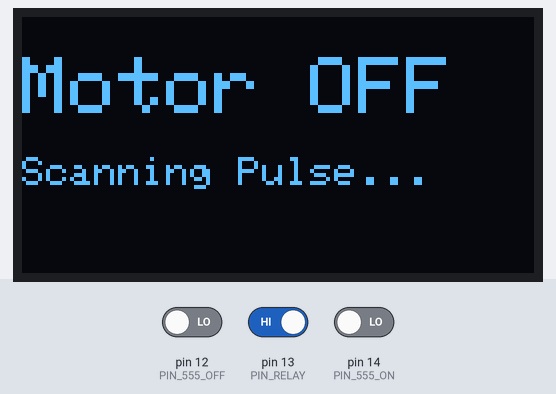
The sketch below on a simulated Arduino Uno, built with avr-gcc and run on an emulated ATmega328P. Shown: 128×64 one-colour display. The test bench sets the inputs (shaded band); at power-on: pin 12 (PIN_555_OFF) LOW, pin 13 (PIN_RELAY) HIGH, pin 14 (PIN_555_ON) LOW. What the sketch prints to the serial monitor is not drawn.

Above: at 2.2 s.
2.3 s: pin 12 (PIN_555_OFF) driven HIGH
At 2.7 s:
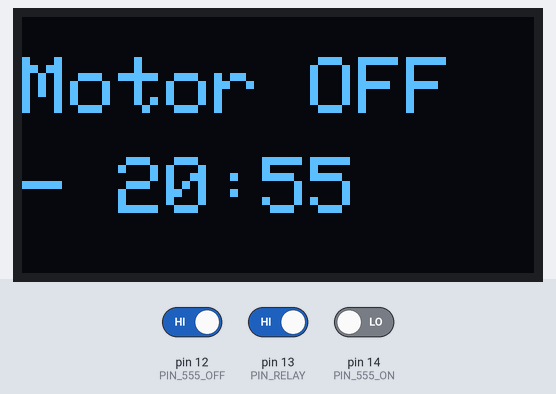
3.9 s: pin 13 (PIN_RELAY) driven LOW
At 4.3 s:
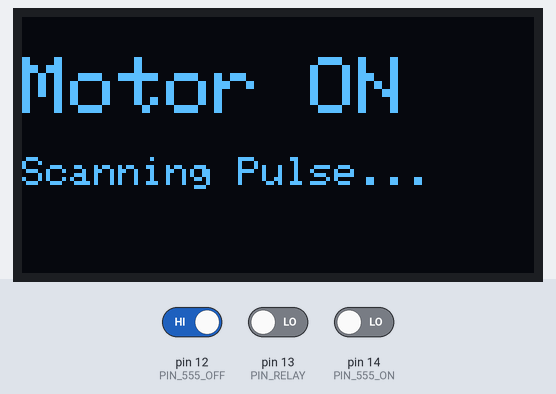
5.5 s: pin 14 (PIN_555_ON) driven HIGH
At 6.8 s:
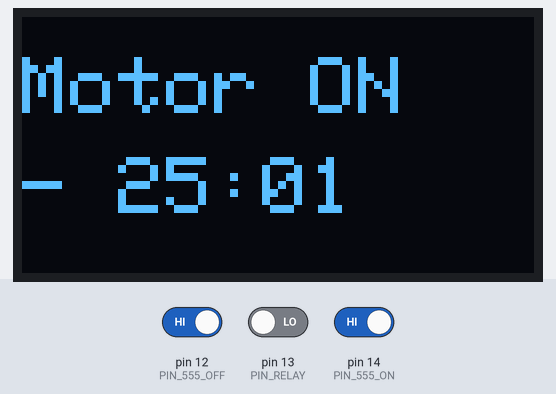
7.1 s: pin 13 (PIN_RELAY) driven HIGH
At 8.4 s:
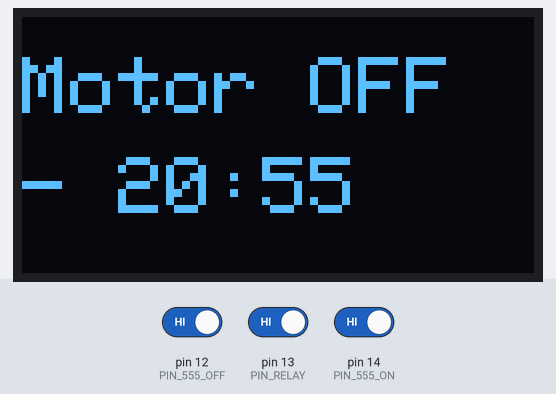
8.7 s: pin 13 (PIN_RELAY) driven LOW
At 10.2 s:
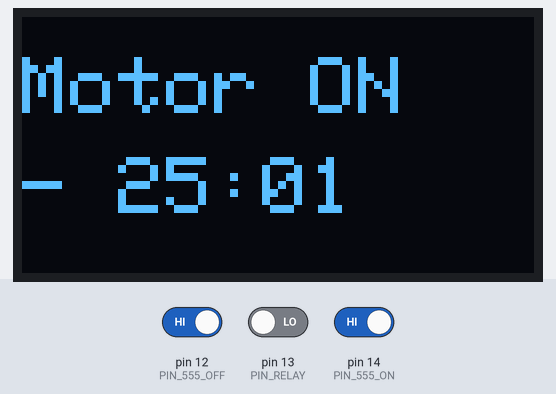
Timing chart, 0 to 11.4 s (numbered marks = the images above; inputs shaded):
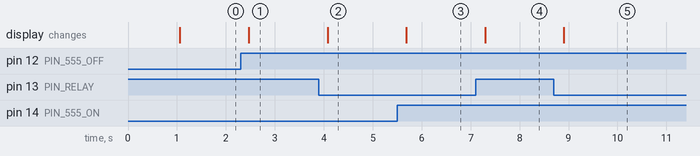

The sketch:

OLED_Display_Code.ino
```cpp
#include <Wire.h>
#include <Adafruit_GFX.h>
#include <Adafruit_SSD1306.h>

#define SCREEN_WIDTH 128
#define SCREEN_HEIGHT 64
#define OLED_RESET -1
Adafruit_SSD1306 display(SCREEN_WIDTH, SCREEN_HEIGHT, &Wire, OLED_RESET);

// Pin Definitions
const int PIN_555_ON   = 14; // D5
const int PIN_555_OFF  = 12; // D6
const int PIN_RELAY    = 13; // D7
const int PIN_BUTTON   = 0;  // D3

// Timing Multipliers for Binary Counters
const unsigned long COUNTER_ON_MAX = 16384;  // 2^14
const unsigned long COUNTER_OFF_MAX = 32768; // 2^15

// Variables for Measuring & Counting 555 ON Pulses
unsigned long lastMicrosON = 0;
unsigned long periodON = 0;
int lastStateON = LOW;
unsigned long pulsesON = 0;

// Variables for Measuring & Counting 555 OFF Pulses
unsigned long lastMicrosOFF = 0;
unsigned long periodOFF = 0;
int lastStateOFF = LOW;
unsigned long pulsesOFF = 0;

// Mode Tracking (Relay State)
int lastRelayState = HIGH; // Default to HIGH (Motor OFF in Active-LOW logic)

// Button & UI State
bool showConfiguredTimes = false;
int lastButtonState = HIGH;
unsigned long lastDebounceTime = 0;
unsigned long debounceDelay = 50;

// Display & Serial refresh timers
unsigned long lastDisplayUpdate = 0;
unsigned long lastSerialUpdate = 0;

void setup() {
  Serial.begin(115200);
  delay(1000); // Give Serial Monitor time to connect
  Serial.println(F("\n--- SYSTEM BOOT ---"));

  pinMode(PIN_555_ON, INPUT);
  pinMode(PIN_555_OFF, INPUT);
  pinMode(PIN_RELAY, INPUT);
  pinMode(PIN_BUTTON, INPUT_PULLUP);

  if(!display.begin(SSD1306_SWITCHCAPVCC, 0x3C)) {
    Serial.println(F("CRITICAL: OLED failed to initialize"));
    for(;;);
  }

  display.clearDisplay();
  display.setTextColor(SSD1306_WHITE);

  lastRelayState = digitalRead(PIN_RELAY);
  Serial.print(F("Initial Relay State: "));
  // INVERTED LOGIC: LOW is Motor ON
  Serial.println(lastRelayState == LOW ? F("MOTOR ON") : F("MOTOR OFF"));
}

// Helper: Format and print time to OLED strictly in HH:MM
void printFormattedTime(unsigned long long ms) {
  unsigned long totalMinutes = ms / 60000ULL;
  unsigned int hours = totalMinutes / 60;
  unsigned int minutes = totalMinutes % 60;

  if (hours < 10) display.print("0");
  display.print(hours);
  display.print(":");
  if (minutes < 10) display.print("0");
  display.print(minutes);
}

void loop() {
  unsigned long currentMicros = micros();
  unsigned long currentMillis = millis();

  // 1. TRACK RELAY STATE TO RESET PULSE COUNTERS
  int relayState = digitalRead(PIN_RELAY);
  if (relayState != lastRelayState) {
    Serial.println(F("\n>>> RELAY STATE CHANGE DETECTED <<<"));
    Serial.print(F("New Mode: "));
    // INVERTED LOGIC: LOW is Motor ON
    Serial.println(relayState == LOW ? F("MOTOR ON") : F("MOTOR OFF"));
    Serial.println(F("Resetting pulse counters to 0."));

    pulsesON = 0;
    pulsesOFF = 0;
    lastRelayState = relayState;
  }

  // 2. MEASURE PERIOD & COUNT PULSES FOR MOTOR ON 555
  int stateON = digitalRead(PIN_555_ON);
  if (stateON == HIGH && lastStateON == LOW) {
    periodON = currentMicros - lastMicrosON;
    lastMicrosON = currentMicros;
    if (pulsesON < COUNTER_ON_MAX) pulsesON++;

    Serial.print(F("[555 ON] Pulse Detected! Count: "));
    Serial.print(pulsesON);
    Serial.print(F(" | Period: "));
    Serial.print(periodON);
    Serial.println(F(" us"));
  }
  lastStateON = stateON;

  // 3. MEASURE PERIOD & COUNT PULSES FOR MOTOR OFF 555
  int stateOFF = digitalRead(PIN_555_OFF);
  if (stateOFF == HIGH && lastStateOFF == LOW) {
    periodOFF = currentMicros - lastMicrosOFF;
    lastMicrosOFF = currentMicros;
    if (pulsesOFF < COUNTER_OFF_MAX) pulsesOFF++;

    Serial.print(F("[555 OFF] Pulse Detected! Count: "));
    Serial.print(pulsesOFF);
    Serial.print(F(" | Period: "));
    Serial.print(periodOFF);
    Serial.println(F(" us"));
  }
  lastStateOFF = stateOFF;

  // 4. BUTTON DEBOUNCE & TOGGLE VIEW
  int reading = digitalRead(PIN_BUTTON);
  if (reading != lastButtonState) {
    lastDebounceTime = currentMillis;
  }
  if ((currentMillis - lastDebounceTime) > debounceDelay) {
    if (reading == LOW) {
      showConfiguredTimes = !showConfiguredTimes;
      lastDebounceTime = currentMillis + 200;

      Serial.print(F("Button Pressed! View changed to: "));
      Serial.println(showConfiguredTimes ? F("TOTAL TIMES") : F("REMAINING TIME"));
    }
  }
  lastButtonState = reading;

  // 5. PERIODIC SERIAL HEARTBEAT (Every 2 seconds)
  if (currentMillis - lastSerialUpdate > 2000) {
    lastSerialUpdate = currentMillis;
    Serial.println(F("--- SYSTEM STATUS ---"));
    Serial.print(F("Active Mode: "));
    // INVERTED LOGIC: LOW is Motor ON
    Serial.println(relayState == LOW ? F("MOTOR ON") : F("MOTOR OFF"));
    Serial.print(F("ON Timer  -> Pulses: ")); Serial.print(pulsesON); Serial.print(F("/")); Serial.print(COUNTER_ON_MAX); Serial.print(F(" | Period: ")); Serial.println(periodON);
    Serial.print(F("OFF Timer -> Pulses: ")); Serial.print(pulsesOFF); Serial.print(F("/")); Serial.print(COUNTER_OFF_MAX); Serial.print(F(" | Period: ")); Serial.println(periodOFF);
    Serial.println(F("---------------------"));
  }

  // 6. UPDATE DISPLAY (Every 200ms)
  if (currentMillis - lastDisplayUpdate > 200) {
    lastDisplayUpdate = currentMillis;
    display.clearDisplay();

    if (showConfiguredTimes) {
      unsigned long long totalTimeON_ms = ((unsigned long long)COUNTER_ON_MAX * periodON) / 1000ULL;
      unsigned long long totalTimeOFF_ms = ((unsigned long long)COUNTER_OFF_MAX * periodOFF) / 1000ULL;

      display.setTextSize(1);
      display.setCursor(0, 0);
      display.println(F("CALCULATED TOTALS"));
      display.drawLine(0, 10, 128, 10, SSD1306_WHITE);

      display.setTextSize(2);

      display.setCursor(0, 15);
      display.print(F("ON :"));
      if (periodON == 0) display.print(F("Wait"));
      else printFormattedTime(totalTimeON_ms);

      display.setCursor(0, 40);
      display.print(F("OFF:"));
      if (periodOFF == 0) display.print(F("Wait"));
      else printFormattedTime(totalTimeOFF_ms);

    } else {
      display.setTextSize(2);
      display.setCursor(0, 10);

      unsigned long long remainingTime_ms = 0;

      // INVERTED LOGIC: LOW is Motor ON
      if (relayState == LOW) {
        display.println(F("Motor ON"));
        remainingTime_ms = ((unsigned long long)(COUNTER_ON_MAX - pulsesON) * periodON) / 1000ULL;
      } else {
        display.println(F("Motor OFF"));
        remainingTime_ms = ((unsigned long long)(COUNTER_OFF_MAX - pulsesOFF) * periodOFF) / 1000ULL;
      }

      display.setCursor(0, 35);

      // INVERTED LOGIC: Check appropriate states before scanning finishes
      if ((relayState == LOW && periodON == 0) || (relayState == HIGH && periodOFF == 0)) {
         display.setTextSize(1);
         display.print(F("Scanning Pulse..."));
      } else {
         display.print(F("- "));
         printFormattedTime(remainingTime_ms);
      }
    }

    display.display();
  }
}
```

Measured:
- after the input at 2.3 s, the display: changes after 0.17 s (image 1)
- after the input at 3.9 s, the display: changes after 0.18 s (image 2)
- after the input at 5.5 s, the display: changes after 0.19 s (image 3)
- after the input at 7.1 s, the display: changes after 0.19 s (image 4)
- after the input at 8.7 s, the display: changes after 0.20 s (image 5)
